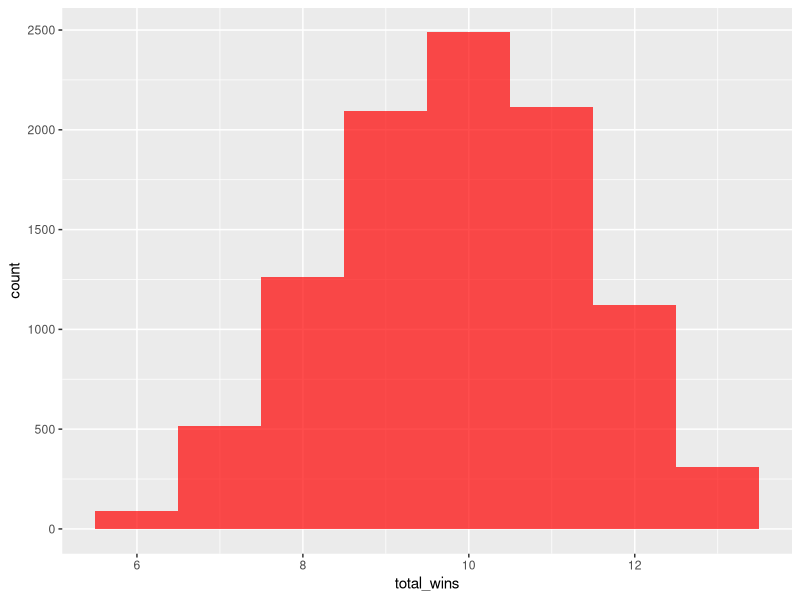
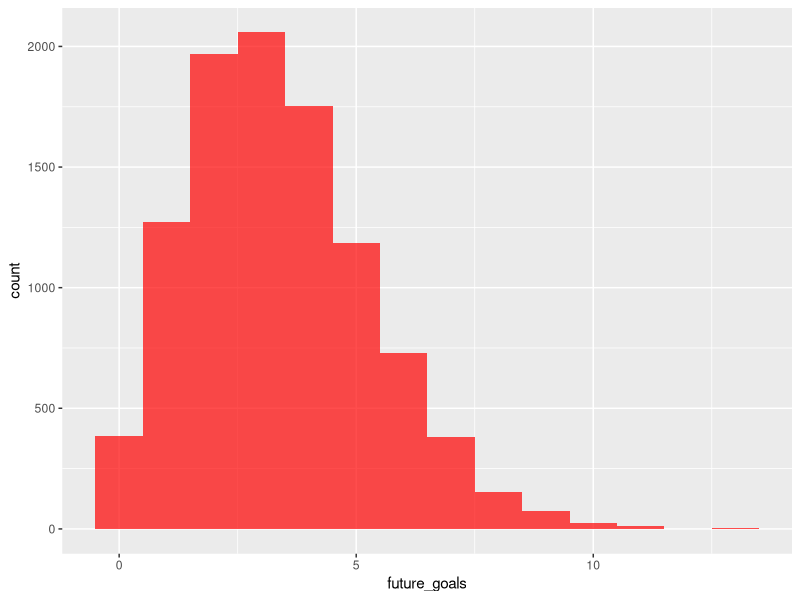

The R script that drew these images, in order:
library(tidyverse)
alpha <-10
beta <-8  
#Number of simulations
n_sim <-10000  
#Simulate theta from the posterior Beta distribution  
theta_sim <-rbeta(n_sim, alpha, beta) 
#We know that there are 7 games left in the season, so we’ll use the binomial distribution to simulate the number of wins given our freshly simulated theta values from the beta distribution. We’ll then add in the 6 games  that the team has already won to create a posterior of simulated season wins.  Notice that the output of our first simulation theta_sim is now the input  into our remaining_wins_sim.  #Simulate #of wins in the remaining 7 games 
remaining_wins_sim <-rbinom(n_sim, 7, theta_sim)  
#Total wins, adding the already won 6 games  
total_wins_sim <-6 + remaining_wins_sim  
#Create a data frame for ggplot  
total_wins_df <-data.frame(total_wins = total_wins_sim) 
ggplot(total_wins_df, aes(x=total_wins))+
  geom_histogram(binwidth = 1,fill="red", alpha = .7)

## exact wins
prob_7_wins <- mean(total_wins_sim==7)
prob_12_wins <- mean(total_wins_sim==12)

## win prob
prob_over_70 <- mean(total_wins_sim/17>.7)
prob_under_50 <- mean(total_wins_sim/17<.5)

## over/under
prob_more_than_9.5 <- mean(total_wins_sim>9.5)
prob_less_than_9.5<- 1-prob_more_than_9.5

## Median win rate

median_winrate <- round(median(total_wins_sim/17),4)



# GAMMA
shape <- 30
rate <- 9
lambda_sim <- rgamma(n_sim,shape, rate)
## PLOT
future_goals_sim <- rpois(n_sim,lambda_sim)
future_goals_df <- data_frame(future_goals=future_goals_sim)
ggplot(future_goals_df, aes(x=future_goals))+
  geom_histogram(binwidth = 1,fill="red", alpha = .7)

## Exact Goals
prob_4_goals <- mean(future_goals_sim==4)
prob_10_goals <- mean(future_goals_sim==10)

## Over/Under
prob_more_5.5 <- mean(future_goals_sim >5.5)
prob_less_5.5 <- 1-prob_more_5.5

## Maximum A Posterior
MAP_estimate <- function(x){
  d <- density(x)
  d$x[which.max(d$y)]}
lamda_map <- MAP_estimate(lambda_sim)
